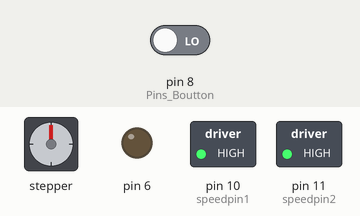
The sketch below on a simulated Arduino Uno, built with avr-gcc and run on an emulated ATmega328P. On the bench: stepper motor, switched loads named in the sketch (green lamp = pin HIGH), output pins drawn as LEDs (lit = HIGH). Wiring (inferred from the names in the program): stepper motor (2048 steps per turn assumed): coils pin 2, pin 3, pin 4, pin 5. The test bench sets the inputs (shaded band); at power-on: pin 8 (Pins_Boutton) LOW. Pins used as bus, display or sensor lines are not drawn; what the sketch prints to the serial monitor is not drawn.

Above: at 6.8 s.
6.9 s: pin 8 (Pins_Boutton) driven HIGH
Timing chart, 0 to 9.9 s (numbered marks = the images above; inputs shaded):
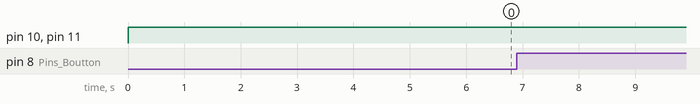

The sketch:

Code_ajusteur__cran.ino
```cpp
//Partie Evan :
#include <Stepper.h>

// nombre_pas;
//nombre_pass_code;
int nombre_pas_actuel;
int hauteur_personne;
int pas_vis=2;

float nombre_pas_code=hauteur_personne/2;
float nombre_pas=(nombre_pas_code-nombre_pas_actuel);

// nombre_pas_enrolement;
// hauteur_personne_enregistree;
int sequences;
int x;

float nombre_pas_enrolement=x*sequences; //problème: comment récupérer x?
float hauteur_personne_enregistree=nombre_pas_enrolement*2;

int sequences_montees;

int pinI1=2;//define I1 port
int pinI2=3;//define I2 port

int speedpin1=10;//define EA(PWM speed regulation)port

int pinI3=4;//define I1 port
int pinI4=5;//define I2 port

int speedpin2=11;//define EA(PWM speed regulation)port

int capteur_init = 12; //microrupteur
//int capteur_camera = 8;


//Partie Guilhem
#include <Wire.h>
int valeur;
int boutton;
int etat;


void setup() {
  // put your setup code here, to run once:

//Partie Evan
pinMode(pinI1,OUTPUT);//define this port as output
pinMode(pinI2,OUTPUT);

pinMode(pinI3,OUTPUT);//define this port as output
pinMode(pinI4,OUTPUT);

pinMode(speedpin1,OUTPUT);
pinMode(speedpin2,OUTPUT);

pinMode(capteur_init,INPUT);


//Partie Guilhem
pinMode(3, OUTPUT); //Pins LED
pinMode(6, OUTPUT);

pinMode(7, INPUT); //Pins retour Cam

pinMode(8, INPUT); //Pins Boutton

Serial.begin(9600);

etat = 0;

}


void loop() {
  // put your main code here, to run repeatedly:


//Partie Evan
// séquence d'initialisation: le système va chercher sa position basse pour initialiser le pas courant
 do
 {
   analogWrite(speedpin1,255);//input a value to set the speed
   analogWrite(speedpin2,255);//input a value to set the speed

   delay(5);

   digitalWrite(pinI1,HIGH);// DC motor rotates clockwise
   digitalWrite(pinI2,LOW);
   digitalWrite(pinI3,LOW);// DC motor rotates clockwise
   digitalWrite(pinI4,LOW);

   delay(5);

   digitalWrite(pinI1,LOW);// DC motor rotates clockwise
   digitalWrite(pinI2,HIGH);
   digitalWrite(pinI3,LOW);// DC motor rotates clockwise
   digitalWrite(pinI4,LOW);

   delay(5);

   digitalWrite(pinI1,LOW);// DC motor rotates clockwise
   digitalWrite(pinI2,LOW);
   digitalWrite(pinI3,HIGH);// DC motor rotates clockwise
   digitalWrite(pinI4,LOW);

   delay(5);

   digitalWrite(pinI1,LOW);// DC motor rotates clockwise
   digitalWrite(pinI2,LOW);
   digitalWrite(pinI3,LOW);// DC motor rotates clockwise
   digitalWrite(pinI4,HIGH);

   delay(5);

 }

 while(capteur_init == 0);
 nombre_pas_actuel=0;


//Partie Guilhem
 if (digitalRead(8)==1) {
  etat = etat+1;

  if (etat > 1) {
   etat = 0;
  }

  digitalWrite(13, HIGH);
  Serial.println("L'état du boutton est : ");
  Serial.println(etat);
  digitalWrite(2,HIGH);
  digitalWrite(3,LOW);


//Partie Evan
 //Descend jusqu'à actionner le bouton
 do{
   analogWrite(speedpin1,255);//input a value to set the speed
   analogWrite(speedpin2,255);//input a value to set the speed

   delay(5);

   digitalWrite(pinI1,HIGH);// DC motor rotates clockwise
   digitalWrite(pinI2,LOW);
   digitalWrite(pinI3,LOW);// DC motor rotates clockwise
   digitalWrite(pinI4,LOW);

   delay(5);

   digitalWrite(pinI1,LOW);// DC motor rotates clockwise
   digitalWrite(pinI2,HIGH);
   digitalWrite(pinI3,LOW);// DC motor rotates clockwise
   digitalWrite(pinI4,LOW);

   delay(5);

   digitalWrite(pinI1,LOW);// DC motor rotates clockwise
   digitalWrite(pinI2,LOW);
   digitalWrite(pinI3,HIGH);// DC motor rotates clockwise
   digitalWrite(pinI4,LOW);

   delay(5);

   digitalWrite(pinI1,LOW);// DC motor rotates clockwise
   digitalWrite(pinI2,LOW);
   digitalWrite(pinI3,LOW);// DC motor rotates clockwise
   digitalWrite(pinI4,HIGH);

   delay(5);

 }while(capteur_init == 0);


 //Partie Guilhem
 Serial.println("##########");
 valeur = digitalRead(8);

 delay(1000);

 Serial.println("Détection des yeux : ");
 Serial.println(valeur);

 Serial.println("L'état du boutton est : ");
 Serial.println(etat);


 //Partie Evan
 //dès que microrupteur actionné, passer à la phase de montée
 do{
   analogWrite(speedpin1,255);//input a value to set the speed
   analogWrite(speedpin2,255);//input a value to set the speed

   delay(5);

   digitalWrite(pinI1,LOW);// DC motor rotates clockwise
   digitalWrite(pinI2,LOW);
   digitalWrite(pinI3,LOW);// DC motor rotates clockwise
   digitalWrite(pinI4,HIGH);

   delay(5);

   digitalWrite(pinI1,LOW);// DC motor rotates clockwise
   digitalWrite(pinI2,LOW);
   digitalWrite(pinI3,HIGH);// DC motor rotates clockwise
   digitalWrite(pinI4,LOW);

   delay(5);

   digitalWrite(pinI1,LOW);// DC motor rotates clockwise
   digitalWrite(pinI2,HIGH);
   digitalWrite(pinI3,LOW);// DC motor rotates clockwise
   digitalWrite(pinI4,LOW);

   delay(5);

   digitalWrite(pinI1,HIGH);// DC motor rotates clockwise
   digitalWrite(pinI2,LOW);
   digitalWrite(pinI3,LOW);// DC motor rotates clockwise
   digitalWrite(pinI4,LOW);

   delay(5);

 }

 while(valeur==0);


 }

  //Partie Guilhem
 if (etat == 0) {

 delay(1000);

 Serial.println("Détection des yeux : ");
 Serial.println(valeur);
 Serial.println("/////");
 delay(1000);
 Serial.println("L'état du boutton est : ");
 Serial.println(etat);
 delay(1000);
 Serial.println("/////");
 Serial.println("EVAN =");
 Serial.println(capteur_init);


  digitalWrite(13, LOW);
  digitalWrite(3,HIGH);
  digitalWrite(2,LOW);
 }

}
```

Measured:
- after the input at 6.9 s, every drawn part: stays the same
